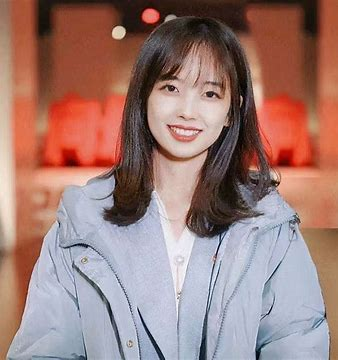
#> input picture 实验四/wbb3.jfif, 338 x 360 px, found by its file name
$ python PCA.py
#> lines starting #> are read from the running program, lines starting #| are printed output that depends on the picture
import copy

import numpy as np
import cv2

from graph import init_graph, font_title, draw_graph
import matplotlib.pyplot as plt


def generate_data(size, raw_dimension_num):
    mean_list = [5.0] * raw_dimension_num
    cov_list = [[0.0] * i + [2.0] + [0.0] * (raw_dimension_num - i - 1) for i in range(raw_dimension_num)]
    cov_list[0][0] = 0.5

    data = np.random.multivariate_normal(mean_list, cov_list, size)
    return data


def PCA(data, compress_dimension_num):
    raw_dimension_num = len(data[0])
    mean_array = np.mean(data, axis=0)
    for i in range(len(data)):
        data[i] -= mean_array

    cov_matrix = (data.T @ data) / len(data)
    eigenvalues, eigenvectors = np.linalg.eig(cov_matrix)
    sort_index = np.argsort(eigenvalues)
    # 变换矩阵 or 未移位的基向量
    compress_matrix = np.array([[0.0] * compress_dimension_num] * raw_dimension_num)
    for i in range(compress_dimension_num):
        index = sort_index[-1 - i]
        compress_matrix[:, i] = eigenvectors[:, index]

    # 压缩后的矩阵
    compressed_data = data @ compress_matrix

    # 解压后的矩阵
    decompressed_data = compressed_data @ compress_matrix.T
    for i in range(len(data)):
        # 加上中心值
        decompressed_data[i] += mean_array

    return mean_array, compress_matrix, compressed_data, decompressed_data


def draw(data, decompressed_data, mean_array, compress_matrix):
    raw_dimension_num = len(data[0])

    if raw_dimension_num == 2:
        init_graph(plt, dpi=400)
        plt.title("二维压缩为一维", font=font_title)
        plt.scatter(data[:, 0], data[:, 1], c='g', marker='.')
        plt.scatter(decompressed_data[:, 0], decompressed_data[:, 1], c='r', marker='.')
        plt.plot([mean_array[0] - 2.5 * compress_matrix[0][0], mean_array[0] + 2.5 * compress_matrix[0][0]],
                 [mean_array[1] - 2.5 * compress_matrix[1][0], mean_array[1] + 2.5 * compress_matrix[1][0]], linewidth=1)
        draw_graph(plt)
    elif raw_dimension_num == 3:
        init_graph(plt, dpi=400)
        ax = plt.axes(projection='3d')
        plt.title("三维压缩为二维", font=font_title)
        ax.scatter3D(data[:, 0], data[:, 1], data[:, 2], c='g', marker='.')
        ax.scatter3D(decompressed_data[:, 0], decompressed_data[:, 1], decompressed_data[:, 2], c='r', marker='.')
        ax.plot3D([mean_array[0] - 2.5 * compress_matrix[0][0], mean_array[0] + 2.5 * compress_matrix[0][0]],
                  [mean_array[1] - 2.5 * compress_matrix[1][0], mean_array[1] + 2.5 * compress_matrix[1][0]],
                  [mean_array[2] - 2.5 * compress_matrix[2][0], mean_array[2] + 2.5 * compress_matrix[2][0]], linewidth=1)
        ax.plot3D([mean_array[0] - 2.5 * compress_matrix[0][1], mean_array[0] + 2.5 * compress_matrix[0][1]],
                  [mean_array[1] - 2.5 * compress_matrix[1][1], mean_array[1] + 2.5 * compress_matrix[1][1]],
                  [mean_array[2] - 2.5 * compress_matrix[2][1], mean_array[2] + 2.5 * compress_matrix[2][1]], linewidth=1)
        draw_graph(plt)
    else:
        print("Matplotlib can't draw if dimension num>3")


def PSNR(img1, img2):
    img0 = img1 - img2
    return 10 * np.log10(65025 * len(img0) * len(img0[0]) / np.sum(img0 ** 2))


if __name__ == '__main__':
    # [4 lines of commented-out code are left out]

    img = cv2.imread("./figures/wbb3.jfif")
#> img is the input picture: shape (360, 338, 3); mean B, G, R 119, 124.5, 158.6
    img_gray = cv2.cvtColor(img, cv2.COLOR_BGR2GRAY)
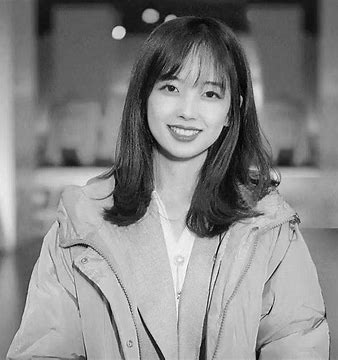
#> img_gray: shape (360, 338); min 0, max 254, mean 134.1
    plt.subplot(3, 3, 1)
    plt.title("原图", font=font_title)
    plt.imshow(img_gray)
    img_gray_float = np.array(img_gray, dtype=np.float32, copy=True)
    # dimension_list = [2, 5, 10, 15, 20, 50, 100, 164]  # biden
    # dimension_list = [2, 5, 10, 15, 20, 50, 100, 193]  # trump
    dimension_list = [2, 5, 10, 30, 50, 100, 200, 300]  # wbb
    for i in range(8):
        plt.subplot(3, 3, i + 2)
        mean_array, compress_matrix, compressed_data, decompressed_data = PCA(img_gray_float, dimension_list[i])
        decompressed_data_int = np.array(decompressed_data, dtype=np.int32, copy=True)
        plt.title(str(dimension_list[i]) + "维,PSNR=" + str(PSNR(img_gray_float, np.array(decompressed_data, dtype=np.float32, copy=True))),
                  font=font_title)
        plt.imshow(decompressed_data_int)
#> this loop made 8 passes
#> pass 1, in PCA, `cov_matrix = (data.T @ data) / len(data)`:
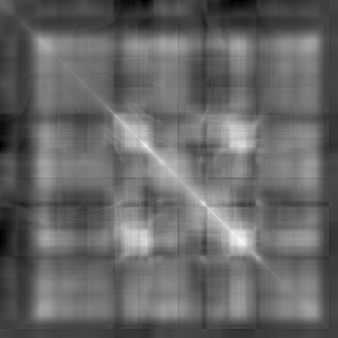
#> cov_matrix: shape (338, 338) float32; min -1737.1, max 5971.5, mean 1382.5; drawn with min black and max white
#> pass 1, in PCA, `eigenvalues, eigenvectors = np.linalg.eig(cov_matrix)`:
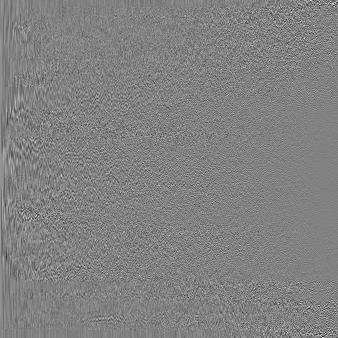
#> eigenvectors: shape (338, 338) float32; min -0.464, max 0.449, mean 8.75e-05; drawn with min black and max white
#> pass 1, in PCA, `decompressed_data = compressed_data @ compress_matrix.T`:
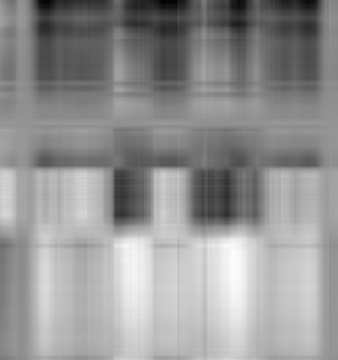
#> decompressed_data: shape (360, 338) float64; min -141.6, max 103.4, mean 0; drawn with min black and max white
#> pass 1, `mean_array, compress_matrix, compressed_data, decompressed_data = PCA(..`:
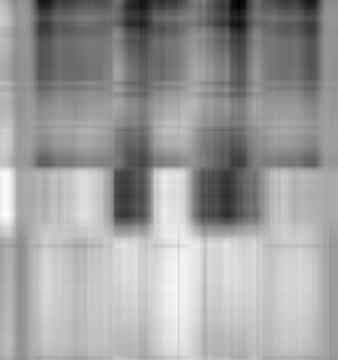
#> decompressed_data: shape (360, 338) float64; min -31.25, max 236.9, mean 134.1; drawn with min black and max white
#> after the loop:
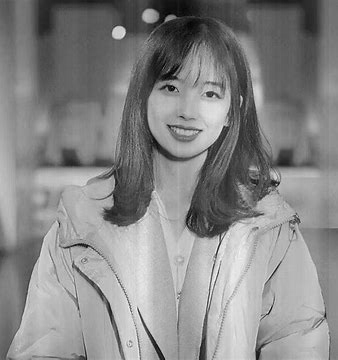
#> img_gray_float: shape (360, 338) float32; min -155.5, max 136.2, mean 0; drawn with min black and max white
    plt.show()
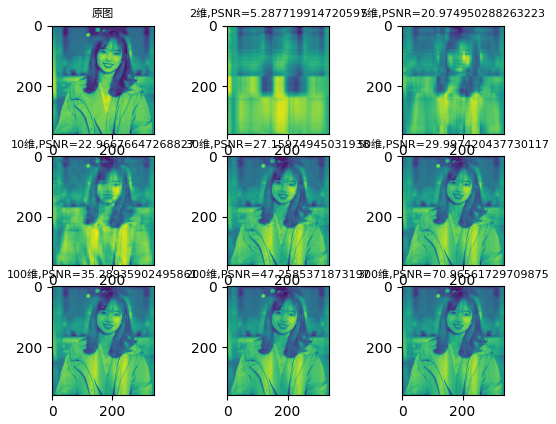
#> figure drawn by matplotlib, 9 panels

$ run again, with 实验四/wbb1.jfif copied over 实验四/wbb3.jfif
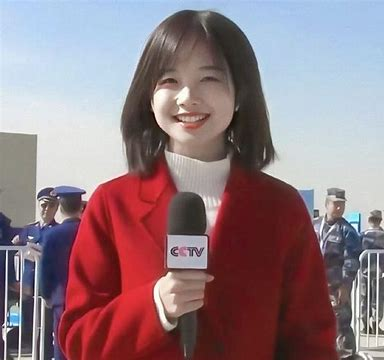
#> input picture 实验四/wbb1.jfif, 384 x 360 px, found by its file name
#> img is the input picture: shape (360, 384, 3); mean B, G, R 130.7, 123.9, 146.5
#> the loop `for i in range(8):` made 8 passes
#> pass 1, `mean_array, compress_matrix, compressed_data, decompressed_data = PCA(..`:
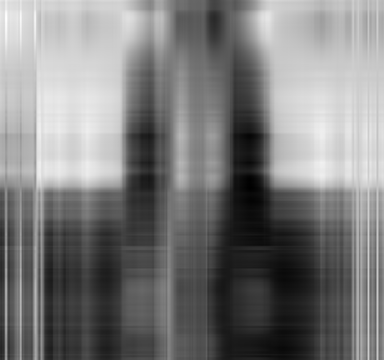
#> decompressed_data: shape (360, 384) float64; min 11.58, max 257.2, mean 131.4; drawn with min black and max white
#> after the loop `for i in range(8):`:
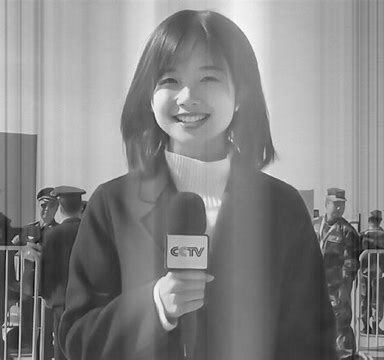
#> img_gray_float: shape (360, 384) float32; min -175.9, max 159.5, mean 0; drawn with min black and max white

$ run again, with 实验四/wbb2.jfif copied over 实验四/wbb3.jfif
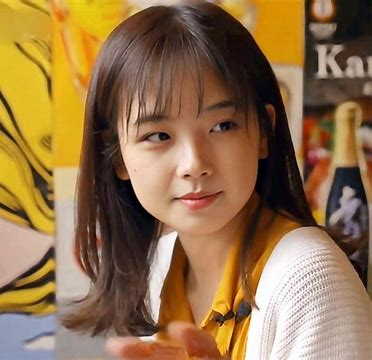
#> input picture 实验四/wbb2.jfif, 372 x 360 px, found by its file name
#> img is the input picture: shape (360, 372, 3); mean B, G, R 75.5, 113.5, 146.3
#> the loop `for i in range(8):` made 8 passes
#> pass 1, `mean_array, compress_matrix, compressed_data, decompressed_data = PCA(..`:
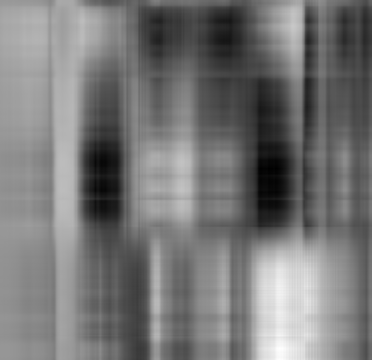
#> decompressed_data: shape (360, 372) float64; min -13.32, max 270, mean 119; drawn with min black and max white
#> after the loop `for i in range(8):`:
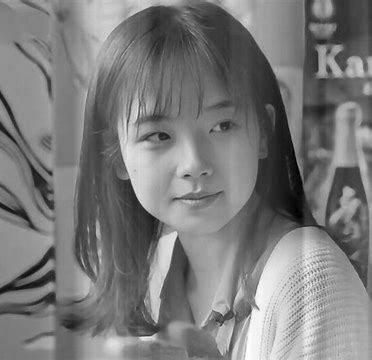
#> img_gray_float: shape (360, 372) float32; min -159.1, max 169.8, mean 0; drawn with min black and max white
